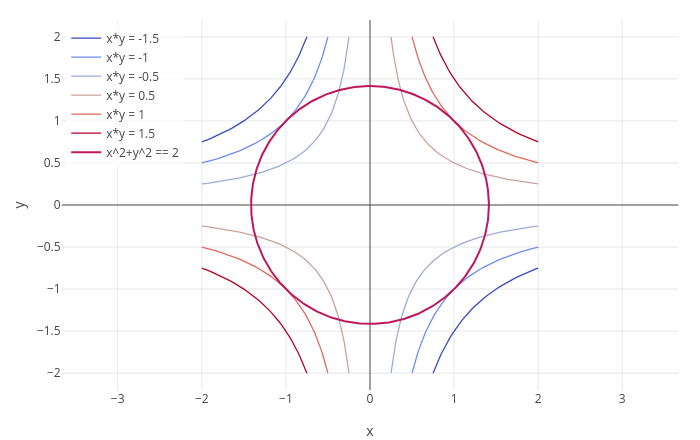

Notebook cell for this chart:
### Markdown cell above
## 1. The picture

Find the largest value of $f(x, y) = xy$ on the circle $x^2 + y^2 = 2$. Draw the level curves of $f$ (hyperbolas)
and the circle:

### Code cell
show(contour(x*y, x, -2, 2, y, -2, 2, [-1.5 -1 -0.5 0.5 1 1.5]), implicitplot(x^2 + y^2 == 2, x, -2, 2, y, -2, 2))

### Figure 1 — Plotly figure (JSON) as saved in the notebook; plotly's stock layout.template omitted (floating-point values rounded to 4 significant figures; data arrays with more than 128 entries replaced by an {"elided": "..."} marker saying what was removed)
{"data": [{"line": {"color": "#3b4cc0", "width": 1.3}, "mode": "lines", "name": "x*y = -1.5", "type": "scatter", "x": {"elided": "130 float values"}, "y": {"elided": "130 float values"}}, {"line": {"color": "#6f8eee", "width": 1.3}, "mode": "lines", "name": "x*y = -1", "type": "scatter", "x": {"elided": "154 float values"}, "y": {"elided": "154 float values"}}, {"line": {"color": "#9eacd6", "width": 1.3}, "mode": "lines", "name": "x*y = -0.5", "type": "scatter", "x": {"elided": "178 float values"}, "y": {"elided": "178 float values"}}, {"line": {"color": "#cba19c", "width": 1.3}, "mode": "lines", "name": "x*y = 0.5", "type": "scatter", "x": {"elided": "178 float values"}, "y": {"elided": "178 float values"}}, {"line": {"color": "#e26a5b", "width": 1.3}, "mode": "lines", "name": "x*y = 1", "type": "scatter", "x": {"elided": "156 float values"}, "y": {"elided": "156 float values"}}, {"line": {"color": "#b40426", "width": 1.3}, "mode": "lines", "name": "x*y = 1.5", "type": "scatter", "x": {"elided": "130 float values"}, "y": {"elided": "130 float values"}}, {"line": {"color": "#be185d", "width": 2}, "mode": "lines", "name": "x^2+y^2 == 2", "type": "scatter", "x": {"elided": "584 float values"}, "y": {"elided": "584 float values"}}], "layout": {"height": 440, "legend": {"bgcolor": "rgba(255,255,255,0.8)", "x": 0.01, "xanchor": "left", "y": 0.99, "yanchor": "top"}, "margin": {"b": 50, "l": 60, "r": 20, "t": 20}, "showlegend": true, "title": {"text": ""}, "width": 700, "xaxis": {"constrain": "domain", "range": [-3.667, 3.667], "title": {"text": "x"}, "zeroline": true}, "yaxis": {"constrain": "domain", "range": [-2.2, 2.2], "scaleanchor": "x", "scaleratio": 1, "title": {"text": "y"}, "zeroline": true}}}
